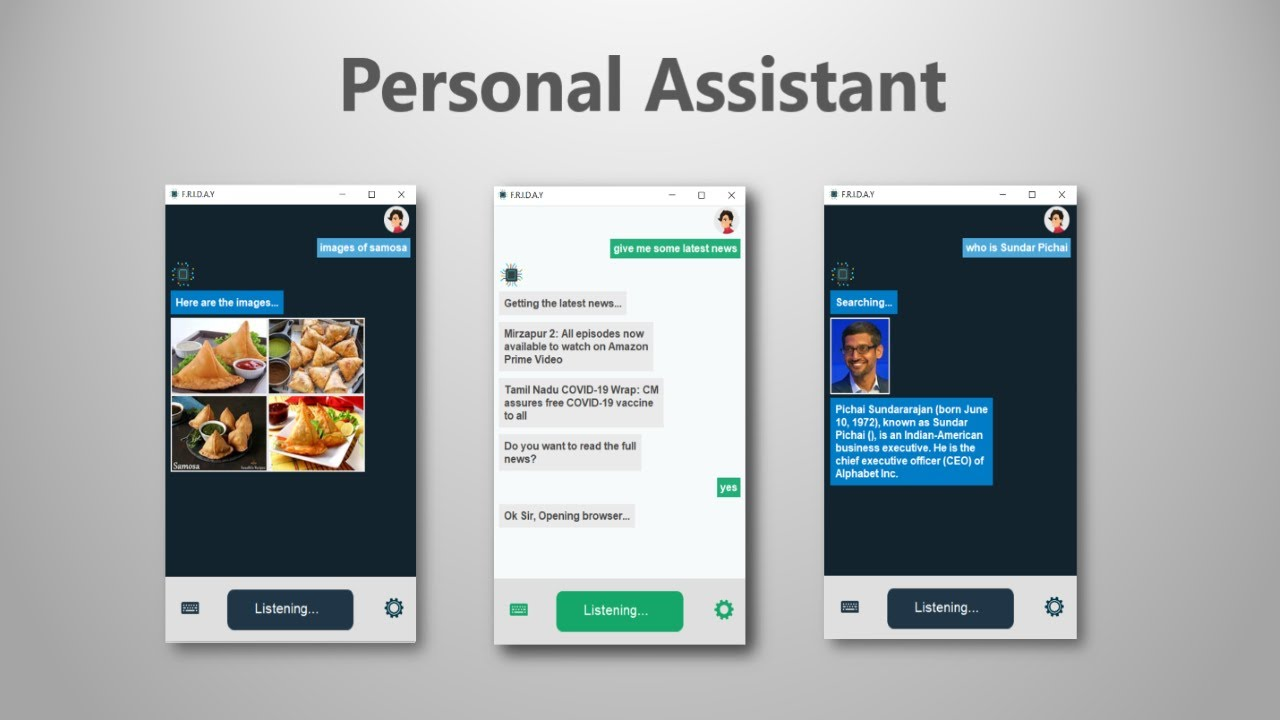
#> input picture thumbnail.jpg, 1280 x 720 px; its folder holds only this picture in this run
$ python -i FACE_UNLOCKER.py   (imports and definitions only)
#> lines starting #> are read from the running program, lines starting #| are printed output that depends on the picture; after the words box and inside, x2 and y2 are one past the last pixel; in counts of white or black regions, pixels touching at a corner belong together
#> further down, picture is the input picture: shape (720, 1280, 3); mean B, G, R 173.1, 171.4, 166
import cv2
import numpy as np
import os
from os.path import isfile, join

face_classifier = cv2.CascadeClassifier('Cascade/haarcascade_frontalface_default.xml')

def face_detector(img, size=0.5):
#> called with size = 0.5
	gray = cv2.cvtColor(img, cv2.COLOR_BGR2GRAY)
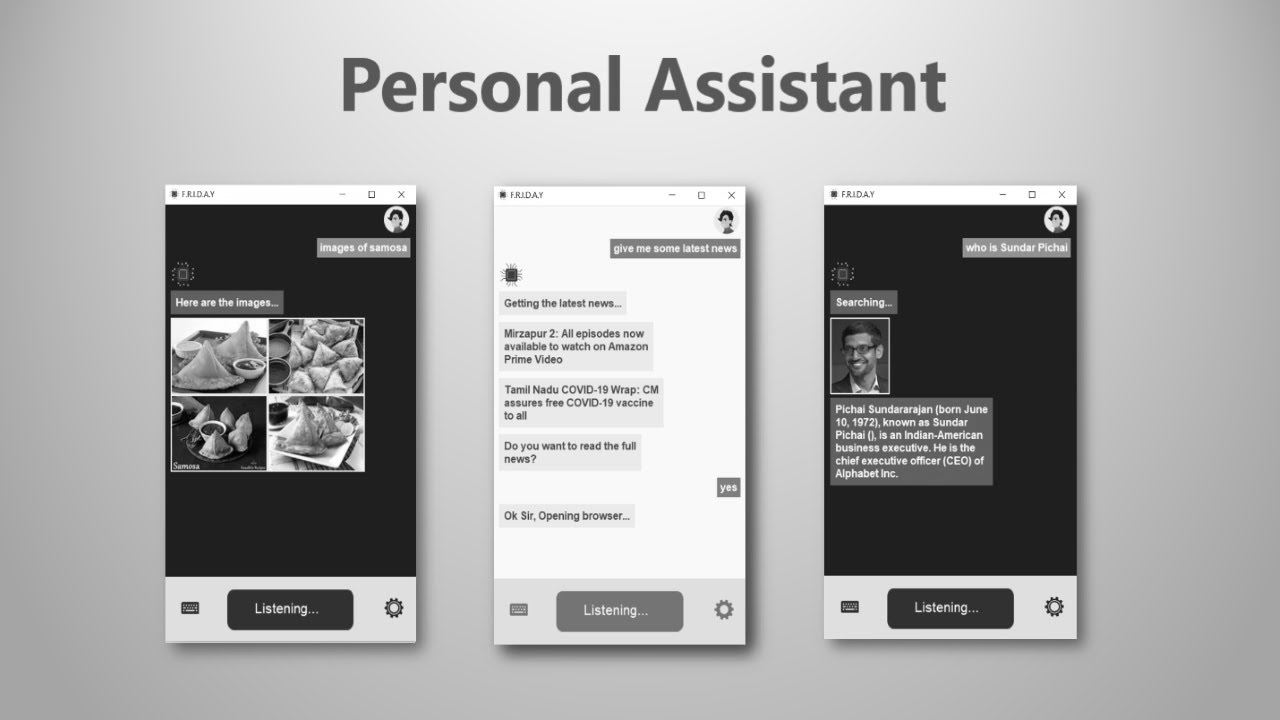
#> gray: shape (720, 1280); min 0, max 255, mean 170
	faces = face_classifier.detectMultiScale(gray, 1.3, 5)
#> faces = [[834, 330, 50, 50]]

	if faces is ():
		return img,[]

	for (x,y,w,h) in faces:
		cv2.rectangle(img, (x,y), (x+w,y+h), (0,255,255), 2)


		roi = img[y:y+h, x:x+w]
		roi = cv2.resize(roi, (200,200))
#> this loop made 1 pass
#> pass 1, in face_detector, `roi = img[y:y+h, x:x+w]`:
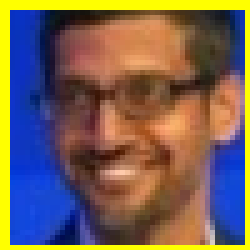
#> roi: shape (50, 50, 3) (shown 5 times larger); mean B, G, R 86.2, 99.5, 120.6
#> pass 1, in face_detector, `roi = cv2.resize(roi, (200,200))`:
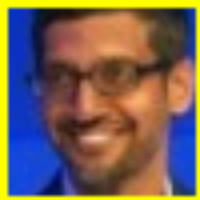
#> roi: shape (200, 200, 3); mean B, G, R 86.1, 99.4, 120.5
#> after the loop:
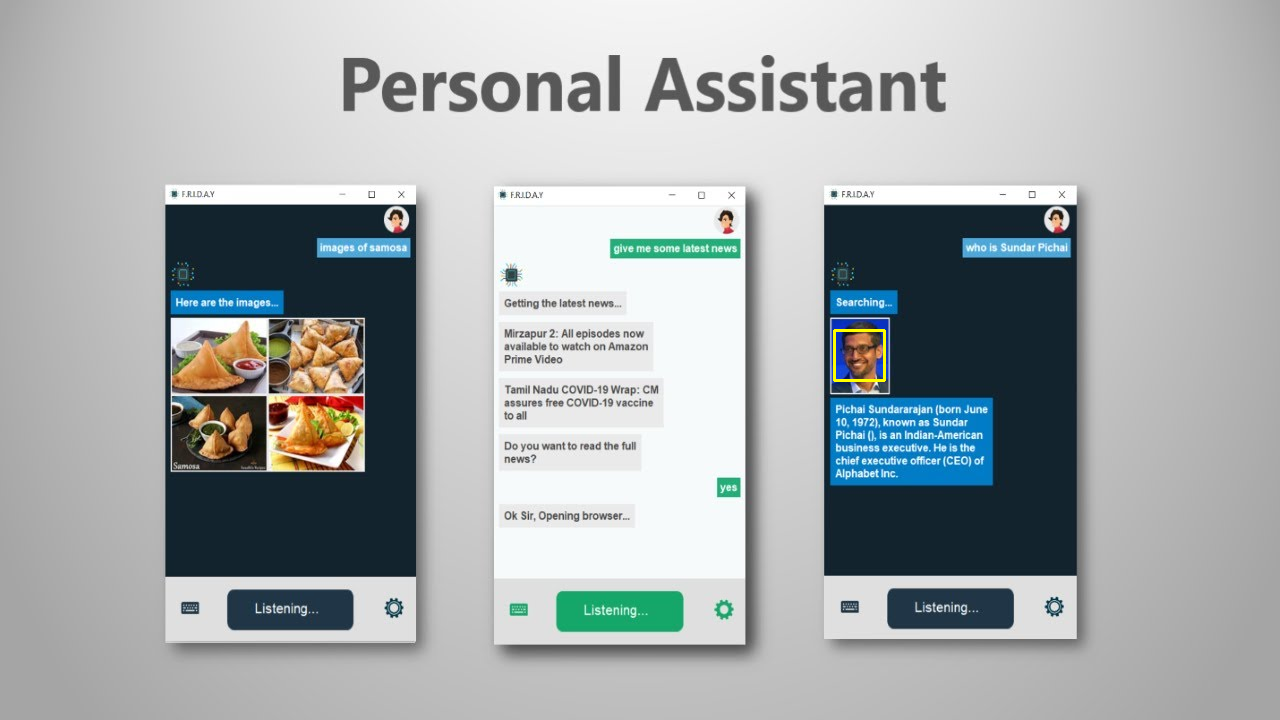
#> img: shape (720, 1280, 3); 0.06% of pixels changed, all inside (x1, y1, x2, y2) = (833, 329, 886, 382)

	return img,roi

# [45 lines left out: function startDetecting, not called in this run]

imageName = ''
# [21 lines left out: functions clickPhoto, viewPhoto, not called in this run]

>>> import cv2
>>> picture = cv2.imread('thumbnail.jpg')
>>> result = face_detector(picture)
